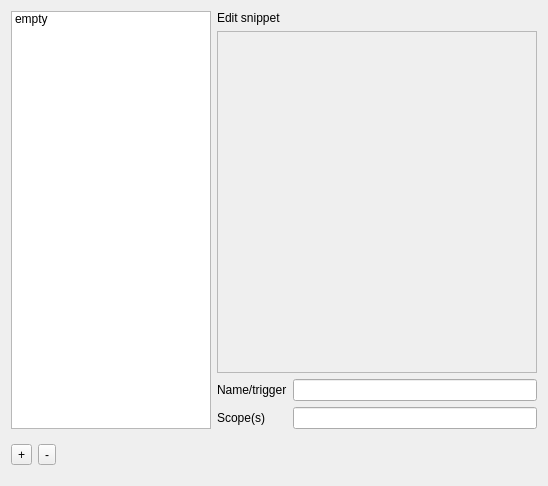
<?xml version="1.0" encoding="UTF-8"?>
<ui version="4.0">
 <class>QSnippetEdit</class>
 <widget class="QWidget" name="QSnippetEdit">
  <property name="geometry">
   <rect>
    <x>0</x>
    <y>0</y>
    <width>548</width>
    <height>486</height>
   </rect>
  </property>
  <property name="windowTitle">
   <string/>
  </property>
  <layout class="QGridLayout" name="gridLayout">
   <item row="4" column="0">
    <widget class="QToolButton" name="tbCreateSnippet">
     <property name="text">
      <string>+</string>
     </property>
    </widget>
   </item>
   <item row="4" column="1">
    <widget class="QToolButton" name="tbDeleteSnippet">
     <property name="text">
      <string>-</string>
     </property>
    </widget>
   </item>
   <item row="2" column="4">
    <widget class="QLineEdit" name="leSnippetName">
     <property name="sizePolicy">
      <sizepolicy hsizetype="MinimumExpanding" vsizetype="Fixed">
       <horstretch>0</horstretch>
       <verstretch>0</verstretch>
      </sizepolicy>
     </property>
     <property name="toolTip">
      <string>Enter the name of the code snippet, which will also be its full-text trigger, if enabled.</string>
     </property>
    </widget>
   </item>
   <item row="1" column="3" colspan="2">
    <widget class="QEditor" name="eSnippet">
     <property name="sizePolicy">
      <sizepolicy hsizetype="MinimumExpanding" vsizetype="Preferred">
       <horstretch>0</horstretch>
       <verstretch>0</verstretch>
      </sizepolicy>
     </property>
     <property name="frameShape">
      <enum>QFrame::StyledPanel</enum>
     </property>
     <property name="frameShadow">
      <enum>QFrame::Raised</enum>
     </property>
    </widget>
   </item>
   <item row="3" column="3">
    <widget class="QLabel" name="label_6">
     <property name="text">
      <string>Scope(s)</string>
     </property>
     <property name="buddy">
      <cstring>leSnippetScope</cstring>
     </property>
    </widget>
   </item>
   <item row="0" column="3">
    <widget class="QLabel" name="label">
     <property name="sizePolicy">
      <sizepolicy hsizetype="Preferred" vsizetype="Maximum">
       <horstretch>0</horstretch>
       <verstretch>0</verstretch>
      </sizepolicy>
     </property>
     <property name="text">
      <string>Edit snippet</string>
     </property>
    </widget>
   </item>
   <item row="3" column="4">
    <widget class="QLineEdit" name="leSnippetScope">
     <property name="toolTip">
      <string>Enter a coma-separated list of languages in which the snippet can be used.</string>
     </property>
    </widget>
   </item>
   <item row="0" column="0" rowspan="4" colspan="3">
    <widget class="QListWidget" name="lwSnippets">
     <property name="sizePolicy">
      <sizepolicy hsizetype="Maximum" vsizetype="Expanding">
       <horstretch>0</horstretch>
       <verstretch>0</verstretch>
      </sizepolicy>
     </property>
     <property name="maximumSize">
      <size>
       <width>200</width>
       <height>16777215</height>
      </size>
     </property>
     <item>
      <property name="text">
       <string>empty</string>
      </property>
      <property name="icon">
       <iconset>
        <normaloff>new.png</normaloff>new.png</iconset>
      </property>
     </item>
    </widget>
   </item>
   <item row="4" column="3" colspan="2">
    <spacer name="verticalSpacer">
     <property name="orientation">
      <enum>Qt::Vertical</enum>
     </property>
     <property name="sizeType">
      <enum>QSizePolicy::Preferred</enum>
     </property>
     <property name="sizeHint" stdset="0">
      <size>
       <width>20</width>
       <height>40</height>
      </size>
     </property>
    </spacer>
   </item>
   <item row="2" column="3">
    <widget class="QLabel" name="label_5">
     <property name="sizePolicy">
      <sizepolicy hsizetype="Preferred" vsizetype="Preferred">
       <horstretch>0</horstretch>
       <verstretch>0</verstretch>
      </sizepolicy>
     </property>
     <property name="text">
      <string>Name/trigger</string>
     </property>
     <property name="buddy">
      <cstring>leSnippetName</cstring>
     </property>
    </widget>
   </item>
  </layout>
 </widget>
 <customwidgets>
  <customwidget>
   <class>QEditor</class>
   <extends>QFrame</extends>
   <header>qeditor.h</header>
   <container>1</container>
  </customwidget>
 </customwidgets>
 <tabstops>
  <tabstop>lwSnippets</tabstop>
  <tabstop>leSnippetName</tabstop>
  <tabstop>leSnippetScope</tabstop>
  <tabstop>tbCreateSnippet</tabstop>
  <tabstop>tbDeleteSnippet</tabstop>
 </tabstops>
 <resources/>
 <connections/>
</ui>
